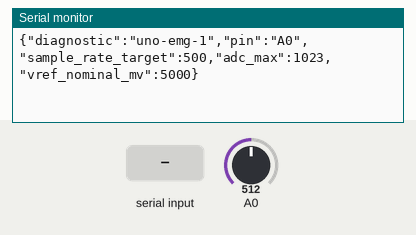
Recording of a program running on a simulated Arduino Uno, built with avr-gcc and run on an emulated ATmega328P. On the bench: the last lines printed to the serial monitor. Inputs (shaded band) come from the test bench; at power-on: A0 = 512.

Above: at 1.2 s.
1.3 s: "start\n" received over Serial
At 1.9 s:
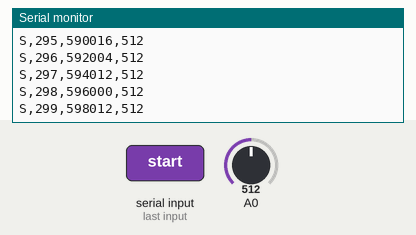
2.8 s: byte 10 ('\n') received over Serial
4.3 s: "stop\n" received over Serial
At 5.4 s:
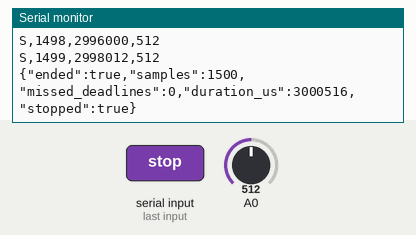

The program:

main.cpp
```cpp
#include <Arduino.h>
#include <string.h>

// Standalone bench diagnostic. No electrode stimulation, EEPROM writes or motor.
static const uint32_t PERIOD_US = 2000; // 500 Hz, comfortably below serial bandwidth
static bool active = false;
static uint32_t startedUs, dueUs, samples, missed;
static char command[16];
static uint8_t commandLength = 0;
static bool commandOverflow = false;

static void info() {
  Serial.println(F("{\"diagnostic\":\"uno-emg-1\",\"pin\":\"A0\",\"sample_rate_target\":500,\"adc_max\":1023,\"vref_nominal_mv\":5000}"));
}

static void finish(bool stopped) {
  active = false;
  Serial.print(F("{\"ended\":true,\"samples\":")); Serial.print(samples);
  Serial.print(F(",\"missed_deadlines\":")); Serial.print(missed);
  Serial.print(F(",\"duration_us\":")); Serial.print(micros() - startedUs);
  Serial.print(F(",\"stopped\":")); Serial.print(stopped ? F("true") : F("false"));
  Serial.println('}');
}

static void handleCommand() {
  command[commandLength] = '\0';
  if (commandOverflow) Serial.println(F("{\"error\":\"command_too_long\"}"));
  else if (!strcmp(command, "info")) info();
  else if (!strcmp(command, "stop")) { if (active) finish(true); }
  else if (!strcmp(command, "start") && !active) {
    Serial.println(F("{\"started\":true,\"seconds\":10}"));
    samples = missed = 0;
    startedUs = dueUs = micros();
    active = true;
  } else Serial.println(F("{\"error\":\"invalid_command_or_busy\"}"));
  commandLength = 0;
  commandOverflow = false;
}

void setup() {
  analogReference(DEFAULT); // AVcc, nominal 5 V; not a precision voltage reference
  Serial.begin(230400);
  analogRead(A0); // Discard initial ADC conversion.
  info();
}

void loop() {
  while (Serial.available()) {
    const char c = Serial.read();
    if (c == '\n') handleCommand();
    else if (c != '\r') {
      if (commandLength < sizeof(command) - 1) command[commandLength++] = c;
      else commandOverflow = true;
    }
  }
  if (!active) return;
  const uint32_t now = micros();
  if (now - startedUs >= 10000000UL) { finish(false); return; }
  if (static_cast<int32_t>(now - dueUs) < 0) return;
  const uint32_t skipped = (now - dueUs) / PERIOD_US;
  missed += skipped;
  dueUs += (skipped + 1) * PERIOD_US;
  const uint16_t raw = analogRead(A0);
  Serial.print(F("S,")); Serial.print(samples++);
  Serial.print(','); Serial.print(now - startedUs);
  Serial.print(','); Serial.println(raw);
}
```

Measured:
- after the input at 1.3 s, the serial monitor: prints a new line at once (image 1)
